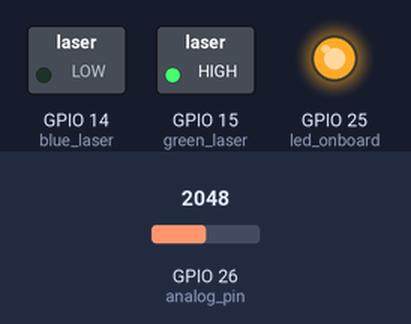
A sketch run on a simulated ESP32. Parts: switched loads named in the sketch (green lamp = pin HIGH), output pins drawn as LEDs (lit = HIGH). The inputs (shaded band) are chosen by the test bench; at power-on: GPIO 26 (analog_pin) = 2048.

Above: at 1.2 s.
1.3 s: GPIO 26 (analog_pin) set to 638
2.8 s: GPIO 26 (analog_pin) set to 538
At 3.3 s:
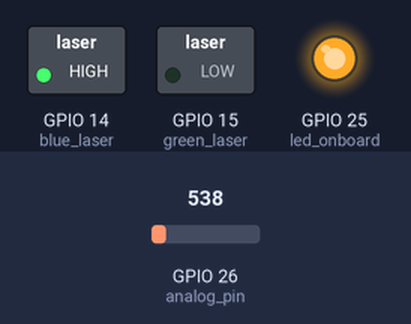
4.3 s: GPIO 26 (analog_pin) set to 311
5.8 s: GPIO 26 (analog_pin) set to 270
At 6.8 s:
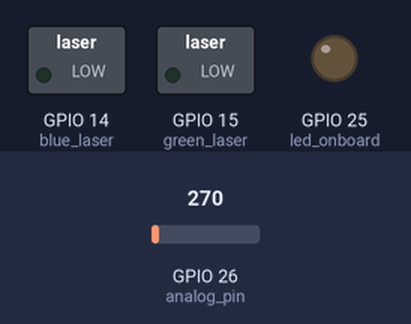
7.3 s: GPIO 26 (analog_pin) set to 340
At 7.9 s:
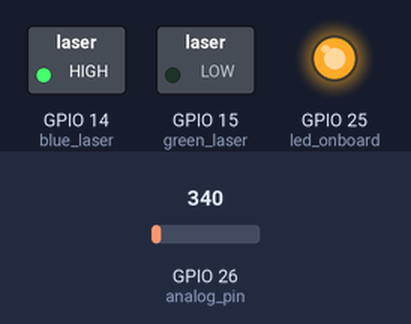
8.8 s: GPIO 26 (analog_pin) set to 260
At 9.1 s:
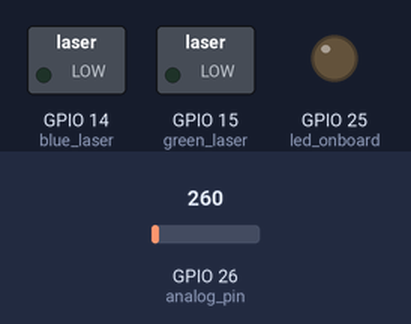
Timing chart, 0 to 11.3 s (numbered marks = the images above; inputs shaded):
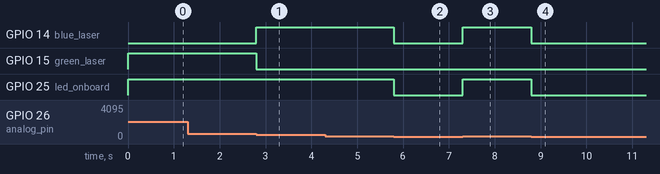

The sketch:

rpi-pico-crossbill.ino
```cpp
// (licence header left out)
// This file is written as a part of the Crossbill project and provides necessary software support for hardware integration.
// Crossbill is detailed at doi: https://doi.org/10.1101/2021.04.30.442190


//## Analog IN - Digital OUT to control two lasers output using one analog input
//# Pin configurations
//# analog input pin: GP26 : machine.ADC(26)
//# laser 1 (blue_laser) output pin: GP14 : machine.Pin(14, machine.Pin.OUT)
//# laser 2 (green_laser) output pin: GP15 : machine.Pin(15, machine.Pin.OUT)

int led_onboard = 25;
int analog_pin = 26;
int blue_laser = 14;
int green_laser = 15;
int val = 0; // hold voltage value

void setup() {
  // put your setup code here, to run once:
  pinMode(led_onboard, OUTPUT);
  pinMode(analog_pin, INPUT);
  pinMode(blue_laser, OUTPUT);
  pinMode(green_laser, OUTPUT);
  //Serial.begin(115200);           //  setup serial
}

void loop() {
  // put your main code here, to run repeatedly:
  val = analogRead(analog_pin);  // read the input pin. 0-1023 belong to 0-3v3
  //Serial.println(val);          // debug value
  if (val < 300) {
    digitalWrite(led_onboard, LOW);
    digitalWrite(blue_laser, LOW);
    digitalWrite(green_laser, LOW);
  }
  else if (val < 600) {
    digitalWrite(led_onboard, HIGH);
    digitalWrite(blue_laser, HIGH);
    digitalWrite(green_laser, LOW);
  }
  else {
    digitalWrite(led_onboard, HIGH);
    digitalWrite(blue_laser, LOW);
    digitalWrite(green_laser, HIGH);
  }
}
```

Measured:
- the behaviour switches between 600 and 599 on GPIO 26 (analog_pin) (found by bisection; images 0 and 1)
- the behaviour switches between 300 and 299 on GPIO 26 (analog_pin) (found by bisection; images 1 and 2)
- after the input at 1.3 s, every drawn part: stays the same
- after the input at 2.8 s, GPIO 14 (blue_laser): LOW → HIGH at once; GPIO 15 (green_laser): HIGH → LOW at once
- after the input at 4.3 s, every drawn part: stays the same
- after the input at 5.8 s, GPIO 14 (blue_laser), GPIO 25 (led_onboard): HIGH → LOW at once
- after the input at 7.3 s, GPIO 14 (blue_laser), GPIO 25 (led_onboard): LOW → HIGH at once
- after the input at 8.8 s, GPIO 14 (blue_laser), GPIO 25 (led_onboard): HIGH → LOW at once
